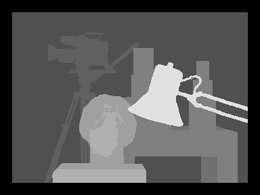
%> input picture TP5 (Loopy Belief Propagation for stereo-matching)/DELORO_code/tsukuba/tsukuba-truedispL.png, 260 x 195 px, shrunk from 384 x 288 before the run
$ octave assignment.m   (GNU Octave 9; MATLAB toolbox functions it lacks are replaced by stand-ins)
%> lines starting %> are read from the running program, lines starting %| are printed output that depends on the picture; long printed decimals are rounded
### TP5 (Loopy Belief Propagation for stereo-matching)/DELORO_code/convertToGray.m
function gray = convertToGray(rgb)
T = inv([1.0 0.956 0.621; 1.0 -0.272 -0.647; 1.0 -1.106 1.703]);
[height, width, channels] = size(rgb);
assert(channels == 3);
rgb = reshape(rgb(:),height*width,channels);

if isa(rgb, 'uint8')
    gray = uint8(reshape(double(rgb)*T(1,:)', [height, width]));
else
    gray = reshape(rgb*T(1,:)', [height, width]);
end

end

### TP5 (Loopy Belief Propagation for stereo-matching)/DELORO_code/comp_data_cost.m
function data_cost = comp_data_cost(img_left, img_right, num_disp_vals, tau)
% data_cost: a 3D array of size height x width x num_disp_value; each
%   element data_cost(y,x,l) is the cost of assigning the label l to pixel
%   p = (y,x)
% tau : scalar value
% num_disp_vals : number of dispary values. The disparity values range
%   between 1 and num_disp_vals
    [H,W] = size(img_left);
    data_cost = zeros(H,W,num_disp_vals);
    for k=1:num_disp_vals,
        data_cost(:,k:W,k)=min(abs((img_left(:,k:W)-img_right(:,1:(W-k+1)))/1.),tau);
    end

end

### TP5 (Loopy Belief Propagation for stereo-matching)/DELORO_code/update_messages.m
function [ msg_up, msg_down, msg_left, msg_right] = update_messages( msg_up_prev, msg_down_prev, msg_left_prev, msg_right_prev, data_cost, lambda)
% data_cost: a 3D array of size height x width x num_disp_value; each
%   element data_cost(y,x,l) is the cost of assigning the label l to pixel
%   p = (y,x)
% msg_up : a 3D array of size height x width x num_disp_value; each vector
%   msg_up(y,x,1:num_disp_values) is the message vector that the pixel
%   p = (y,x) will send to the pixel up with coordinates q = (y-1,x)
% msg_down : a 3D array of size height x width x num_disp_value; each vector
%   msg_down(y,x,1:num_disp_values) is the message vector that the pixel
%   p = (y,x) will send to the pixel down with coordinates q = (y+1,x)
% msg_left : a 3D array of size height x width x num_disp_value; each vector
%   msg_left(y,x,1:num_disp_values) is the message vector that the pixel
%   p = (y,x) will send to the pixel left with coordinates q = (y,x-1)
% msg_right : a 3D array of size height x width x num_disp_value; each vector
%   msg_right(y,x,1:num_disp_values) is the message vector that the pixel
%   p = (y,x) will send to the pixel right with coordinates q = (y,x+1)
% lambda : scalar value

% For convenience don't compute the messages that are send from pixels that are on the boundaries of the image.
% Compute the messages only for the pixels with coordinates (y,x) = ( 2:(height-1) , 2:(width-1) )

   [H,W,num_disp_vals]=size(msg_up_prev);

   msg_up=zeros(H,W,num_disp_vals);
   tmp_up=zeros(H,W,num_disp_vals);
   tmp_up(2:H-1,2:W-1,:) = data_cost(2:H-1,2:W-1,:) + msg_up_prev(1:H-2,2:W-1,:) + msg_left_prev(2:H-1,3:W,:) + msg_right_prev(2:H-1,1:W-2,:);
   msg_up =  min(min(tmp_up,[],3)+lambda,tmp_up);

   msg_down=zeros(H,W,num_disp_vals);
   tmp_down=zeros(H,W,num_disp_vals);
   tmp_down(2:H-1,2:W-1,:) = data_cost(2:H-1,2:W-1,:) + msg_down_prev(3:H,2:W-1,:) + msg_left_prev(2:H-1,3:W,:) + msg_right_prev(2:H-1,1:W-2,:);
   msg_down =  min(min(tmp_down,[],3)+lambda,tmp_down);

   msg_right=zeros(H,W,num_disp_vals);
   tmp_right=zeros(H,W,num_disp_vals);
   tmp_right(2:H-1,2:W-1,:) = data_cost(2:H-1,2:W-1,:)  + msg_right_prev(2:H-1,1:W-2,:) + msg_down_prev(1:H-2,2:W-1,:) + msg_up_prev(3:H,2:W-1,:);
   msg_right =  min(min(tmp_right,[],3)+lambda,tmp_right);

   msg_left=zeros(H,W,num_disp_vals);
   tmp_left=zeros(H,W,num_disp_vals);
   tmp_left(2:H-1,2:W-1,:) = data_cost(2:H-1,2:W-1,:) + msg_left_prev(2:H-1,3:W,:) + msg_down_prev(1:H-2,2:W-1,:) + msg_up_prev(3:H,2:W-1,:);
   msg_left =  min(min(tmp_left,[],3)+lambda,tmp_left);

end

### TP5 (Loopy Belief Propagation for stereo-matching)/DELORO_code/normalize_messages.m
function [ msg_up, msg_down, msg_left, msg_right] = normalize_messages(msg_up, msg_down, msg_left, msg_right)
% [12 lines of commented-out code are left out]

mean_msg_val = mean(msg_up, 3);
for d = 1:size(msg_up,3)
    msg_up(:,:,d) = msg_up(:,:,d) - mean_msg_val;
end

mean_msg_val = mean(msg_down, 3);
for d = 1:size(msg_down,3)
    msg_down(:,:,d) = msg_down(:,:,d) - mean_msg_val;
end

mean_msg_val = mean(msg_left, 3);
for d = 1:size(msg_left,3)
    msg_left(:,:,d) = msg_left(:,:,d) - mean_msg_val;
end

mean_msg_val = mean(msg_right, 3);
for d = 1:size(msg_right,3)
    msg_right(:,:,d) = msg_right(:,:,d) - mean_msg_val;
end

end

### TP5 (Loopy Belief Propagation for stereo-matching)/DELORO_code/comp_belief.m
function [ beliefs ] = comp_belief( data_cost, msg_up, msg_down, msg_left, msg_right )
% data_cost: a 3D array of size height x width x num_disp_value; each
%   element data_cost(y,x,l) is the cost of assigning the label l to pixel
%   p = (y,x)
% msg_up : a 3D array of size height x width x num_disp_value; each vector
%   msg_up(y,x,1:num_disp_values) is the message vector that the pixel
%   p = (y,x) will send to the pixel up with coordinates q = (y-1,x)
% msg_down : a 3D array of size height x width x num_disp_value; each vector
%   msg_down(y,x,1:num_disp_values) is the message vector that the pixel
%   p = (y,x) will send to the pixel down with coordinates q = (y+1,x)
% msg_left : a 3D array of size height x width x num_disp_value; each vector
%   msg_left(y,x,1:num_disp_values) is the message vector that the pixel
%   p = (y,x) will send to the pixel left with coordinates q = (y,x-1)
% msg_right : a 3D array of size height x width x num_disp_value; each vector
%   msg_right(y,x,1:num_disp_values) is the message vector that the pixel
%   p = (y,x) will send to the pixel right with coordinates q = (y,x+1)
% beliefs: a 3D array of size height x width x num_disp_value; each
%   element beliefs(y,x,l) is the belief of pixel p = (y,x) taking the
%   label l

    [H,W,num_disp_vals]=size(data_cost);
    beliefs=zeros(H,W,num_disp_vals);
    beliefs(2:H-1,2:W-1,:) = data_cost(2:H-1,2:W-1,:) + msg_up(3:H,2:W-1,:) + msg_down(1:H-2,2:W-1,:) + msg_left(2:H-1,3:W,:) + msg_right(2:H-1,1:W-2,:);

end

### TP5 (Loopy Belief Propagation for stereo-matching)/DELORO_code/comp_MAP_labeling.m
function disparity = comp_MAP_labeling(beliefs)
% beliefs: a 3D array of size height x width x num_disp_value; each
%   element beliefs(y,x,l) is the belief of pixel p = (y,x) taking the
%   label l
% disparity: a 2D array of size height x width the disparity value of each
%   pixel; the disparity values range from 1 till num_disp_value
    [O,disparity] = min(beliefs,[],3);

end


### TP5 (Loopy Belief Propagation for stereo-matching)/DELORO_code/comp_energy.m
function energy = comp_energy(data_cost, disparity, lambda)
% data_cost: a 3D array of size height x width x num_disp_value; each
%   element data_cost(y,x,l) is the cost of assigning the label l to pixel
%   p = (y,x)
% disparity: a 2D array of size height x width the disparity value of each
%   pixel; the disparity values range from 1 till num_disp_value
% lambda : a scalar value
% energy : a scalar value

   [H,W]=size(disparity);
   regul_term=sum((disparity(1:H-1,:)!=disparity(2:H,:))(:));
   regul_term+=sum((disparity(:,1:W-1)!=disparity(:,2:W))(:));

   %data_term = sum(data_cost(1:H,1:W,disparity(1:H,1:W))(:));
   %too long ("out of memory"), thus we use a loop

   data_term=0;
   for j=1:H,
      for i=1:W,
          data_term += data_cost(j,i,disparity(j,i));
      end
   end

   energy = data_term + lambda * regul_term;
end

### TP5 (Loopy Belief Propagation for stereo-matching)/DELORO_code/stereo_belief_propagation.m
function [disparity, energy] = stereo_belief_propagation(img_left, img_right, lambda)
num_disp_values = 16; % number of disparity values
tau             = 15;
num_iterations  = 60; % number of iterations
[height, width] = size(img_left);

% compute the data cost term
% data_cost: a 3D array of size height x width x num_disp_value; each
%   element data_cost(y,x,l) is the cost of assigning the label l to pixel
%   p = (y,x)
data_cost = comp_data_cost(img_left, img_right, num_disp_values, tau);

% allocate memory for storing the energy at each iteration
energy = zeros(num_iterations, 1);

% Initialize the messages at iteration 0 to all zeros

% msg_up : a 3D array of size height x width x num_disp_value; each vector
%   msg_up(y,x,1:num_disp_values) is the message vector that the pixel
%   p = (y,x) will send to the pixel up with coordinates q = (y-1,x)
msg_up    = zeros([height, width, num_disp_values], 'single');
% msg_down : a 3D array of size height x width x num_disp_value; each vector
%   msg_down(y,x,1:num_disp_values) is the message vector that the pixel
%   p = (y,x) will send to the pixel down with coordinates q = (y+1,x)
msg_down  = zeros([height, width, num_disp_values], 'single');
% msg_left : a 3D array of size height x width x num_disp_value; each vector
%   msg_left(y,x,1:num_disp_values) is the message vector that the pixel
%   p = (y,x) will send to the pixel left with coordinates q = (y,x-1)
msg_left  = zeros([height, width, num_disp_values], 'single');
% msg_right : a 3D array of size height x width x num_disp_value; each vector
%   msg_right(y,x,1:num_disp_values) is the message vector that the pixel
%   p = (y,x) will send to the pixel right with coordinates q = (y,x+1)
msg_right = zeros([height, width, num_disp_values], 'single');

for iter = 1:num_iterations
    % update messages
    [ msg_up, msg_down, msg_left, msg_right] = update_messages( msg_up, msg_down, msg_left, msg_right, data_cost, lambda);

    [ msg_up, msg_down, msg_left, msg_right] = normalize_messages(msg_up, msg_down, msg_left, msg_right);

    % compute  beliefs
    % beliefs: a 3D array of size height x width x num_disp_value; each
    %   element beliefs(y,x,l) is the belief of pixel p = (y,x) taking the
    %   label l
    beliefs = comp_belief( data_cost, msg_up, msg_down, msg_left, msg_right );

    % compute MAP disparities
    % disparity: a 2D array of size height x width the disparity value of each
    %   pixel; the disparity values range from 1 till num_disp_value
    disparity = comp_MAP_labeling(beliefs);

    % compute MRF energy
    energy(iter) = comp_energy(data_cost, disparity, lambda);

    fprintf('Iteration #%d:: Energy %f\n', iter, energy(iter));

    %figure(100); clf(100);
    %imagesc(disparity); colormap(gray);
    %title(sprintf('Disparity at iteration %d', iter))
end
end

### TP5 (Loopy Belief Propagation for stereo-matching)/DELORO_code/gaussian_filter_7x7.m
function filter = gaussian_filter_7x7
x     = -3:3;
sigma = 0.6;
sigma_sq = sigma.^2;
filter_1d = exp(-(x.^2)/(2*sigma_sq));
filter = filter_1d' * filter_1d;
filter = filter / sum(filter(:));
end

### TP5 (Loopy Belief Propagation for stereo-matching)/DELORO_code/assignment.m
clear all;
close all;
img_left_path  = ['tsukuba', filesep, 'imL.png'];
img_right_path = ['tsukuba', filesep, 'imR.png'];
disparity_path = ['tsukuba', filesep, 'tsukuba-truedispL.png'];

% read ground truth disparity image
disparity = imread(disparity_path);
%> disparity is the input picture: size 195x260 uint8; min 0, max 247, mean 86.2
% read left and righ images
img_left  = imread(img_left_path);
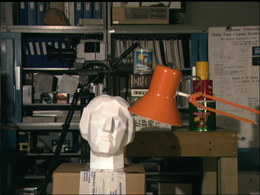
%> input picture TP5 (Loopy Belief Propagation for stereo-matching)/DELORO_code/tsukuba/imL.png, 260 x 195 px, shrunk from 384 x 288 before the run
%> img_left is the input picture: size 195x260x3 uint8; mean R, G, B 74.7, 67.6, 55.4
img_right = imread(img_right_path);
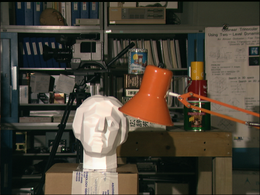
%> input picture TP5 (Loopy Belief Propagation for stereo-matching)/DELORO_code/tsukuba/imR.png, 260 x 195 px, shrunk from 384 x 288 before the run
%> img_right is the input picture: size 195x260x3 uint8; mean R, G, B 75.3, 67.9, 55.5

figure(1); clf(1);
subplot(1,2,1);    imagesc(img_left);  colormap(gray); title('Left Image')
subplot(1,2,2);    imagesc(img_right); colormap(gray); title('Right Image')
figure(2); clf(2); imagesc(disparity); colormap(gray); title('Disparity Image - Ground Truth')

% pre-process images by converting them to single precision gray-scale and
% smoothing them with a gaussian kernel of sigma = 0.6
img_left  = convertToGray(img_left);
img_right = convertToGray(img_right);
% myfilter  = fspecial('gaussian',[7 7], 0.6);
myfilter  = gaussian_filter_7x7;
% img_left  = imfilter(single(img_left),  myfilter, 'replicate');
img_left  = conv2(single(img_left), myfilter, 'same');
%> img_left: size 195x260 single
% img_right = imfilter(single(img_right), myfilter, 'replicate');
img_right = conv2(single(img_right), myfilter, 'same');
%> img_right: size 195x260 single

% estimate the disparity map with the Max-Product Loopy Belief Propagation
% Algorithm
lambda = 10;
[disparity_est, energy] = stereo_belief_propagation(img_left, img_right, lambda);
%> the loop in stereo_belief_propagation, `for iter = 1:num_iterations` made 60 passes
%| Iteration #1:: Energy 421069.570
%| Iteration #2:: Energy 331275.446
%| Iteration #3:: Energy 286622.749
%| Iteration #4:: Energy 255767.828
%| Iteration #5:: Energy 237466.365
%| Iteration #6:: Energy 224619.318
%| Iteration #7:: Energy 216809.990
%| Iteration #8:: Energy 210191.904
%> (further printed lines are left out)
%> pass 1, in normalize_messages, `mean_msg_val = mean(msg_up, 3);`:
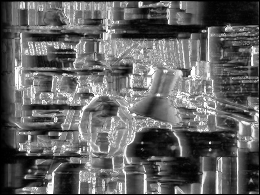
%> mean_msg_val: size 195x260 double; min 0, max 15, mean 5.86; drawn with min black and max white
%> pass 1, in comp_MAP_labeling, `[O,disparity] = min(beliefs,[],3);`:
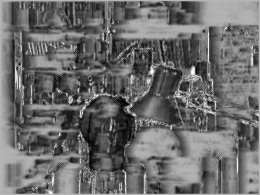
%> O: size 195x260 double; min -37.08, max 15, mean -14.99; drawn with min black and max white
%> pass 1, in comp_MAP_labeling, `[O,disparity] = min(beliefs,[],3);`:
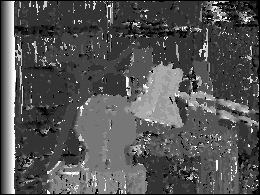
%> disparity: size 195x260 double; min 1, max 16, mean 5.93; drawn with min black and max white
%> after the loop in stereo_belief_propagation, `for iter = 1:num_iterations`: energy = 60 values, max 421069.6 at index 1, min 164249.3 at index 58, mean 185615.1
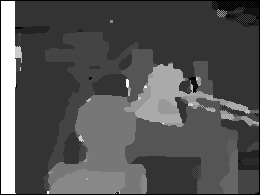
%> disparity_est: size 195x260 double; min 1, max 16, mean 5.9; drawn with min black and max white

figure(3); clf(3);
imagesc(disparity_est); colormap(gray);
title('Disparity Image');

figure(4); clf(4);
plot(1:length(energy),energy)
title('Energy per iteration')
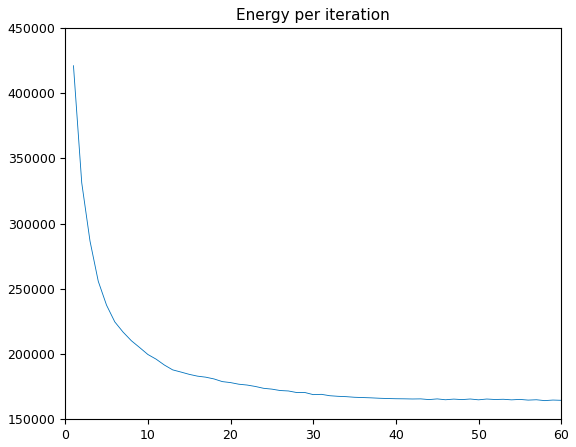
%> figure redrawn from the program's plot data; curve peaks at x = 1, y = 421069.6
